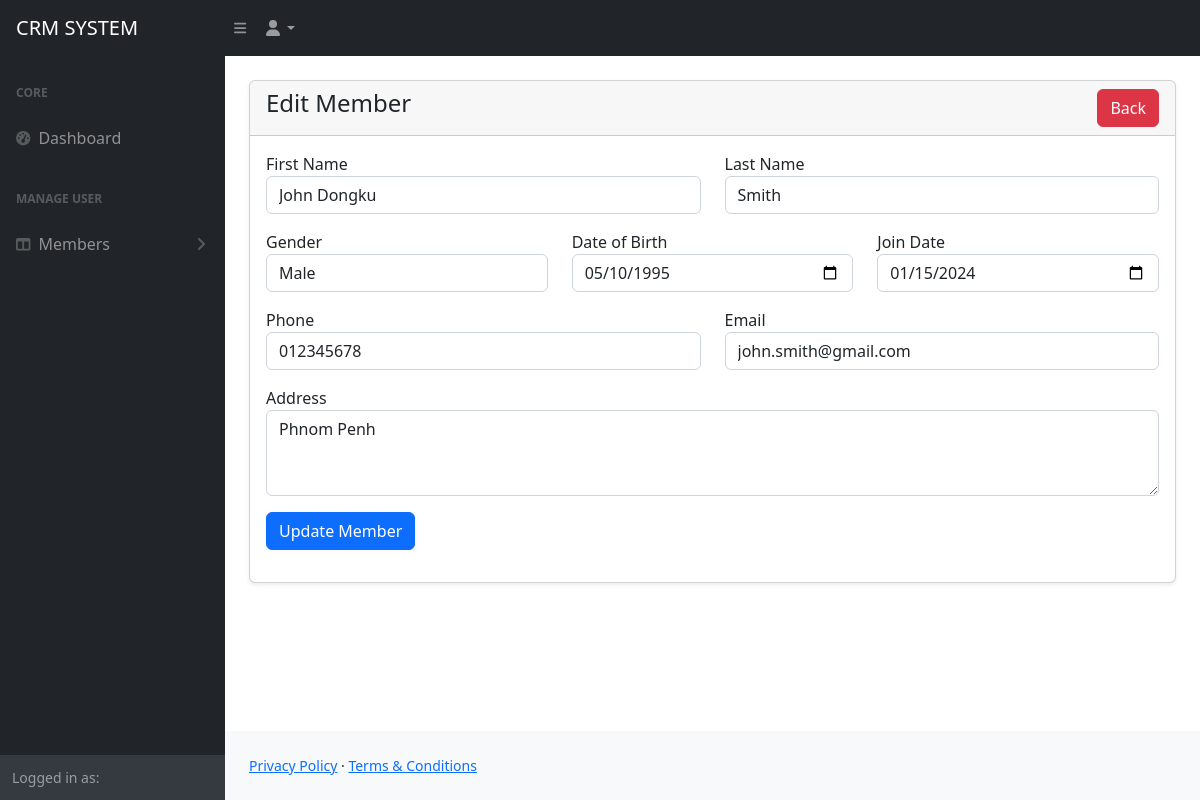
/admin/edit-member.php?id=1, run on the app's committed database.
### tables this page shows
CREATE TABLE members (
    id INT NOT NULL AUTO_INCREMENT,
    first_name VARCHAR(100) NOT NULL,
    last_name VARCHAR(100) NOT NULL,
    gender ENUM('Male', 'Female') NOT NULL,
    dob DATE NOT NULL,
    join_date DATE NOT NULL,
    phone VARCHAR(20) NOT NULL,
    email VARCHAR(150) NOT NULL,
    address TEXT,
    status TINYINT(1) NOT NULL DEFAULT 1 COMMENT '0=Deleted, 1=Active, 2=Edited',
    created_at TIMESTAMP DEFAULT CURRENT_TIMESTAMP,
    PRIMARY KEY (id)
);

### admin/edit-member.php (the view, shortened to what this page needs)
<?php
include('includes/header.php');
include_once "../conn.php";
$id = intval($_GET['id']);
$query = mysqli_query($conn, "SELECT * FROM members WHERE id = $id AND status = 1");
$row = mysqli_fetch_assoc($query);
?>
<div class="container-fluid px-4">
    <div class="card mt-4 shadow-sm">
        <div class="card-header">
            <h4 class="mb-0">Edit Member
                <a href="./list-members.php" class="btn btn-danger float-end">Back</a>
            </h4>
        </div>
        <div class="card-body">
            <form method="POST">
                <div class="row">
                    <div class="col-md-6 mb-3">
                        <label for="">First Name</label>
                        <input type="text" name="first_name" class="form-control" value="<?= htmlspecialchars($row['first_name']); ?>" required>
                    </div>
                    <div class="col-md-6 mb-3">
                        <label for="">Last Name</label>
                        <input type="text" name="last_name" class="form-control" value="<?= htmlspecialchars($row['last_name']); ?>" required>
                    </div>
                    <div class="col-md-4 mb-3">
                        <label for="">Gender</label>
                        <select name="gender" class="form-control" required>
                            <option value="Male" <?= $row['gender'] == 'Male' ? 'selected' : ''; ?>>Male</option>
                        </select>
                    </div>
                    <div class="col-md-4 mb-3">
                        <label for="">Date of Birth</label>
                        <input type="date" name="dob" class="form-control" value="<?= $row['dob']; ?>" required>
                    </div>
                    <div class="col-md-4 mb-3">
                        <label for="">Join Date</label>
                        <input type="date" name="join_date" class="form-control" value="<?= $row['join_date']; ?>" required>
                    </div>
                    <div class="col-md-6 mb-3">
                        <label for="">Phone</label>
                        <input type="text" name="phone" class="form-control" value="<?= $row['phone']; ?>" required>
                    </div>
                    <div class="col-md-6 mb-3">
                        <label for="">Email</label>
                        <input type="email" name="email" class="form-control" value="<?= $row['email']; ?>" required>
                    </div>
                    <div class="col-md-12 mb-3">
                        <label for="">Address</label>
                        <textarea name="address" class="form-control" rows="3"><?= $row['address']; ?></textarea>
                    </div>
                    <div class="col-md-12 mb-3">
                        <button type="submit" name="update" class="btn btn-primary">Update Member</button>
                    </div>
                </div>
            </form>
        </div>
    </div>
</div>
<?php include('includes/footer.php'); ?>

### data on the page
members: first_name "John Dongku", last_name "Smith", gender "Male", dob "05/10/1995", join_date "01/15/2024", phone "012345678", email "john.smith@gmail.com", address "Phnom Penh"
